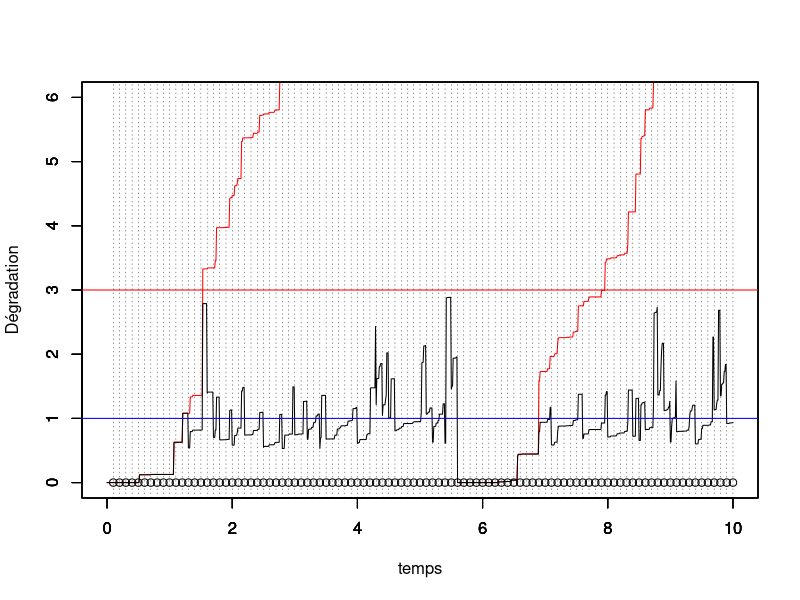

This chart was generated by the following R code:
rm(list=ls())
library(ggplot2)
library(tidyverse)

##################
##################
### PARAMETRES ###
##################
##################

set.seed(123)

tau <- 0.1 # intervalle inter-inspection
rho <- 0.5 # parametre ARDinf
L <- 1 # seuil pour MP
M <- 3 # seuil pout MC
tps.final <- 10 # fenêtre d'observation du processus

# Simulation d'un processus gamma jusqu'au temps final
pas <- 0.01 # pas de temps pour simuler le processus

alpha <- 0.8 # paramètre de forme de Gamma a = alpha (t)^beta
beta <- 2 # paramètre de forme  de Gamma
b <- 1   # paramètre d'échelle du Gamma
temps <- seq(from = 0,to = tps.final,by = pas)

id.newcycle <- FALSE # Initialisation du nb de cycle de renouvellement


n <- length(temps)

nb.inspections<- floor(tps.final/tau) # nombre d'inspections max pendant la fenêtre d'observation.
obs <- numeric(nb.inspections) # données observées (pendant les inspections)

##############################
##############################
### SIMULATION DES DONNEES ###
##############################
##############################

j <- 1 # indicateur prochaine inspection
j.newcycle <- 0 # identifier le j où nouveau cycle
nb.cycles <- 1 # compteur de cycles

x <- matrix(nrow=nb.inspections,ncol = n) # processus Gamma simulé, nb.lignes = nb.cycles
x[nb.cycles,1] <- 0     # initialisation du processus Gamma = 0 à t=0
for(i in 2:n){
  x[nb.cycles,i] <- x[nb.cycles,i-1] + rgamma(1,scale = b, shape = alpha*(temps[i]^beta-temps[i-1]^beta))
}
y <- numeric(n) # processus Gamma maintenu
y[1] <- 0

while (j<=nb.inspections) {
  # boucle sur un cycle de renouvellement
  if (id.newcycle){
    # on resimule un x depuis 0
    x[nb.cycles,1]  <- 0     # initialisation du processus Gamma = 0 à t=0
    for(i in 2:n){
      x[nb.cycles,i]  <- x[nb.cycles,i-1] + rgamma(1,scale = b, shape = alpha*(temps[i]^beta-temps[i-1]^beta))
    }
    id.newcycle <- FALSE
  }
  
  y[((j-1)*tau/pas+2):(j*(tau/pas)+1)] <- y[(j-1)*tau/pas+1]+ x[nb.cycles,((j-j.newcycle-1)*tau/pas+2):((j-j.newcycle)*(tau/pas)+1)]- x[nb.cycles,(j-j.newcycle-1)*tau/pas+1]
  
  obs[j] <- y[j*tau/pas+1] # état dégradation à l'inspection (t_j^-)
  
  if (obs[j] < L) {
    print("no action")
  } else {
    if (obs[j]<M) {
      # on écrase (ARD infini)
      y[j*tau/pas+1] <- (1-rho)*y[j*tau/pas+1] 
    } else {
      y[j*tau/pas+1]<-0
      id.newcycle <- TRUE
      j.newcycle <- j
      nb.cycles <- nb.cycles+1
    }
  }
  j <- j+1
}

##################
##################
### GRAPHIQUES ###  
##################
##################

DeltaImperf <- ((L <= obs) & (obs < M))
DeltaPerf <- (obs >= M)

temps.cycle<-c(0,tau*which(obs>M),tps.final)
indice.temps.cycle <- c(1,tau/pas*(which(obs>M))+1,length(temps))


for (k in 1:nb.cycles){
  plot(temps[indice.temps.cycle[k]:indice.temps.cycle[k+1]],x[k,1:(indice.temps.cycle[k+1]-indice.temps.cycle[k]+1)],col="red",type="l",ylim = c(0,2*M),xlim = c(0,tps.final),xlab="",ylab="")
  par(new=T)
}

plot(temps,y,type="l",ylim=c(0,2*M),xlim = c(0,tps.final),ylab="",xlab="")


par(new=T)
plot(tau*(1:nb.inspections),numeric(length = nb.inspections),ylim=c(0,2*M),type="p",xlim = c(0,tps.final),xlab = "temps",ylab="Dégradation")
abline(h=L,col="blue")
abline(h=M,col="red")
abline(v=tau*(1:nb.inspections), lty =3, col = grey(0.1), lwd = 0.45)


##################
##################
### ESTIMATION ###
##################
##################

obs <- c(0,obs)
Obs <- list()

idx <- which(DeltaPerf)
idx.start <- c(0,idx)
idx.end <- c(idx,nb.inspections)

for (i in 1:nb.cycles) {
  nb <- idx.end[i] - idx.start[i] +1
  aux_tps <- tau*(0:(idx.end[i] - idx.start[i]))
  aux_obs <- obs[1 + idx.start[i]:idx.end[i]]
  aux_obs[1] <- 0
  action <- vector(mode = "logical", length = nb)
  action[aux_obs >= L] <- TRUE 
  action[nb] <- FALSE
  Obs[[i]] <- data.frame(aux_tps, aux_obs, action)
  colnames(Obs[[i]]) <- c("tps", "obs", "action")
}
if (nrow(Obs[[nb.cycles]])==1) {
  Obs <- Obs[-nb.cycles]
  nb.cycles <- nb.cycles - 1
}

AccrObs <- data.frame()
for (i in 1:nb.cycles) {
  nb <- nrow(Obs[[i]])
  tps1 <- Obs[[i]]$tps[1:(nb-1)]
  tps2 <- Obs[[i]]$tps[2:nb]
  accr <- vector(mode = "numeric", length = nb-1)
  for (j in 2:nb) {
    if (!Obs[[i]]$action[j]) {
      accr[j-1] <- Obs[[i]]$obs[j] - Obs[[i]]$obs[j-1]
    } else {
      accr[j-1] <- Obs[[i]]$obs[j] - (1-rho)*Obs[[i]]$obs[j-1]
    }
  }
  aux <- data.frame(tps1, tps2, accr)
  AccrObs <- rbind(AccrObs, aux)
}

Log.Lik <- function(parms) {
  # Parameters
  alpha <- parms[1]
  beta <- parms[2]
  b <- parms[3]
  rho <- parms[4]
  # Pseudo-observations
  AccrObs <- data.frame()
  for (i in 1:nb.cycles) {
    nb <- nrow(Obs[[i]])
    tps1 <- Obs[[i]]$tps[1:(nb-1)]
    tps2 <- Obs[[i]]$tps[2:nb]
    accr <- vector(mode = "numeric", length = nb-1)
    for (j in 2:nb) {
      if (!Obs[[i]]$action[j-1]) {
        accr[j-1] <- Obs[[i]]$obs[j] - Obs[[i]]$obs[j-1]
      } else {
        accr[j-1] <- Obs[[i]]$obs[j] - (1-rho)*Obs[[i]]$obs[j-1]
      }
    }
    aux <- data.frame(tps1, tps2, accr)
    AccrObs <- rbind(AccrObs, aux)
  }
  # Computation of the likelihood
  nb.acc <- nrow(AccrObs)
  res <- vector(mode = "numeric", length = nb.acc)
  for (i in 1:nb.acc) {
    res[i] <- dgamma(x = AccrObs$accr[i], shape = alpha*AccrObs$tps2[i]^beta - alpha*AccrObs$tps1[i]^beta, scale = b, log = TRUE)
  }
  return(-sum(res))
}


Eff <- NULL
for (i in 1:nb.cycles) {
  idx <- which(Obs[[i]]$action)
  if (length(idx)>0) {
    for (j in idx) {
      Eff <- c(Eff, (Obs[[i]]$obs[j] - Obs[[i]]$obs[j+1])/Obs[[i]]$obs[j])
    }    
  }
}
rho.guess <- max(0,max(Eff))

parms <- c(alpha, beta, b, rho)
parms <- c(alpha, 1, b, rho.guess)
# optim(par = parms, fn = Log.Lik, method = "SANN")
# optim(par = parms, fn = Log.Lik, method = "L-BFGS-B", lower = rep(1e-1, 4), upper = c(2,2,2,1))
